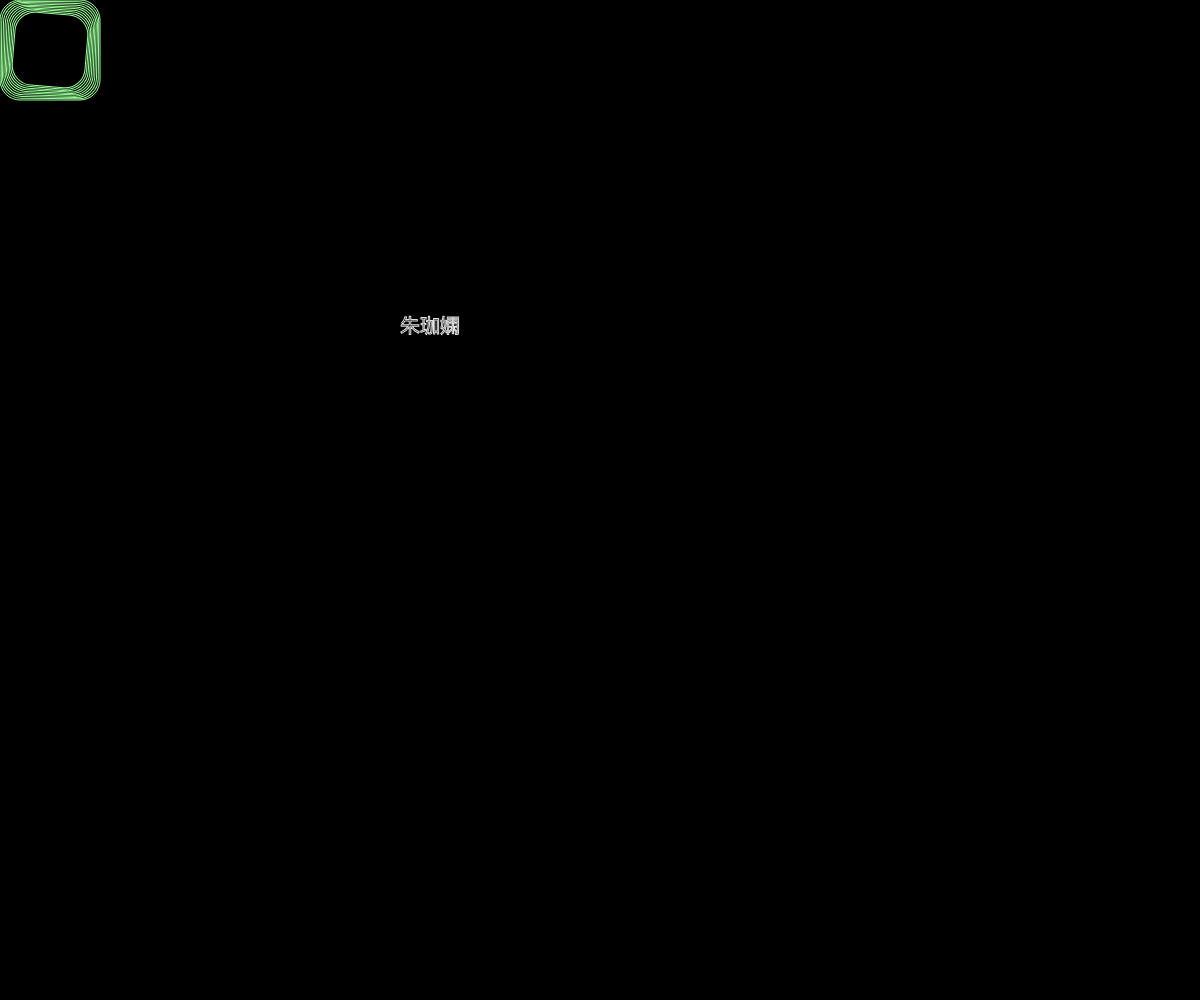
Frame 1 (no input)
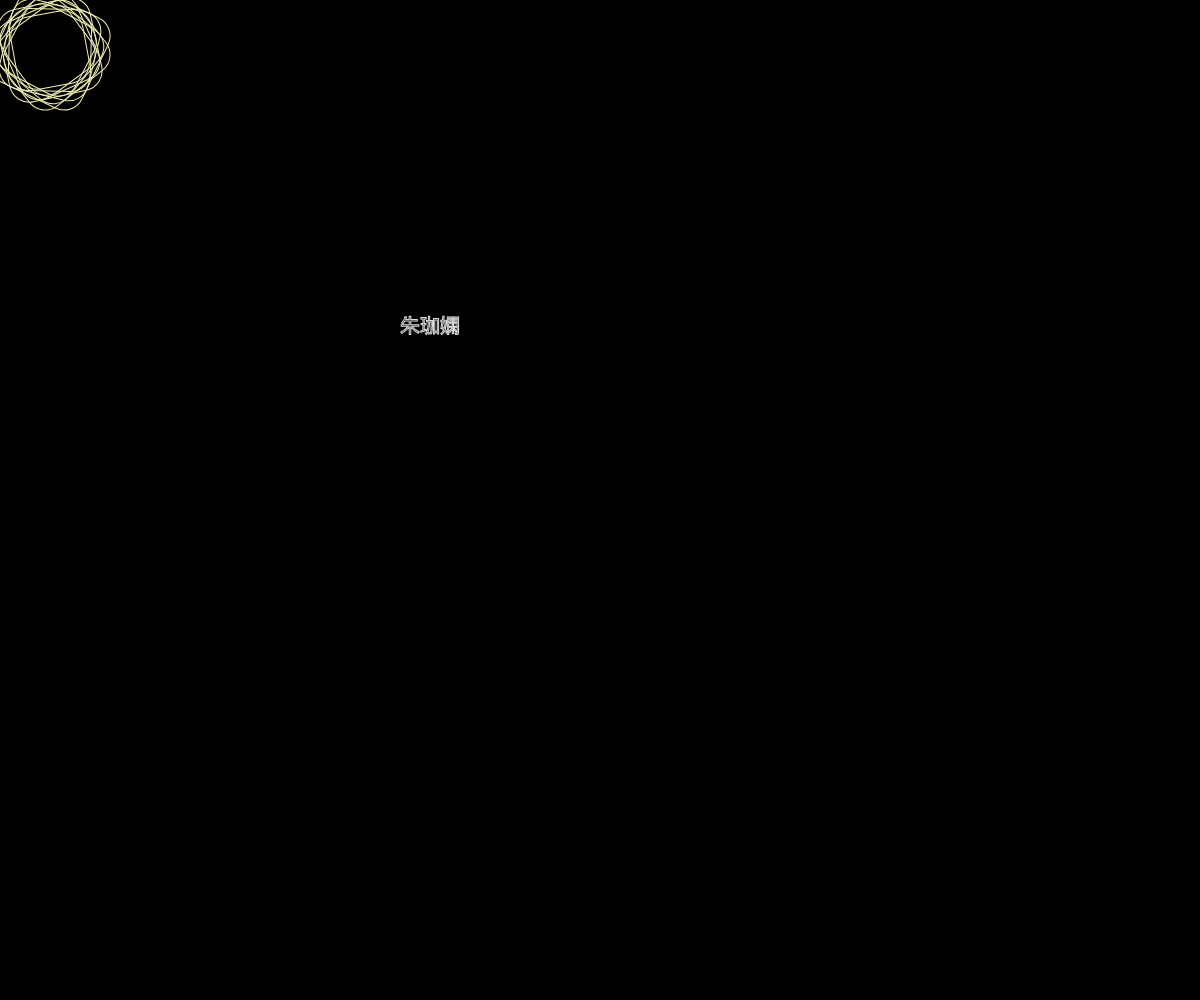
Frame 60 (no input)
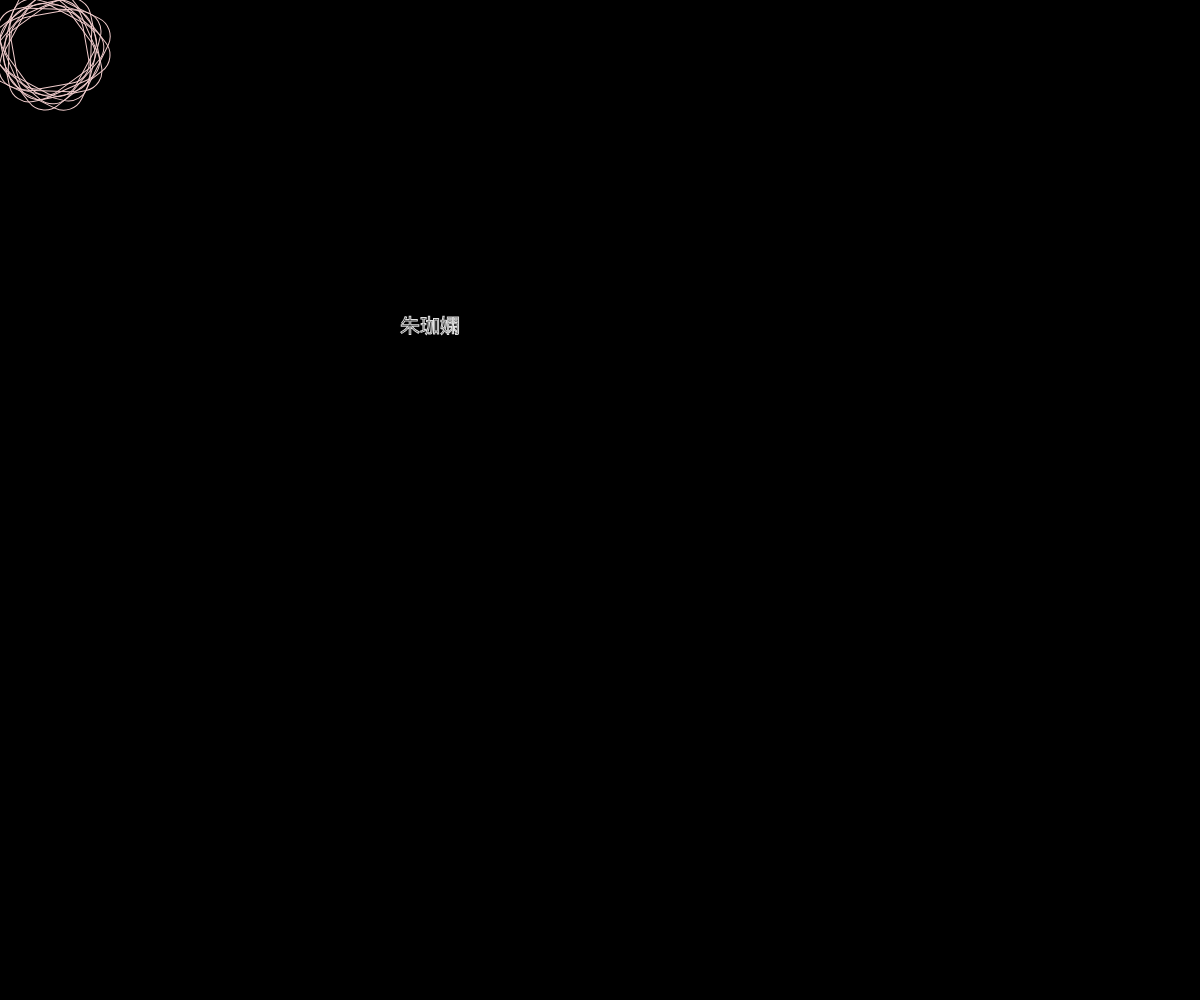
Frame 120 (the mouse pressed at the canvas centre since frame 60)

The p5.js sketch that drew these frames (run headless with seeded random() and noise() and a simulated clock; from frame 60 on, the mouse is pressed at the canvas centre):

// p5.js sketch
// ── sketch.js
let angle =0
function setup() {
  createCanvas(windowWidth, windowHeight);
  background(0);
  rectMode(CENTER) //畫方形以中心點為座標
  angleMode(DEGREES) //設定角度的單位0~360
  noFill()
}

function draw() {
  push()
  background(0)
  translate(50,50)
  for(let i=0;i<10;i=i+1){
  let r = map (sin(frameCount),-1,1,50,255)
  let g = map (cos(frameCount/2),-1,1,50,255)
  let b = map (sin(frameCount/4),-1,1,50,255)
  stroke(r,g,b)
  rotate(angle)  //把物件旋轉10度的角度，以原點(0,0) 為基準點
  rect(0,0,100-i*3,100-i*3,20)//畫一方形，在視窗中間，寬與高為600
  angle = sin(frameCount)* 30
  }
  pop()
  stroke(225)
  textSize(20)
  text('朱珈嫻', width/3,height/3)
}
